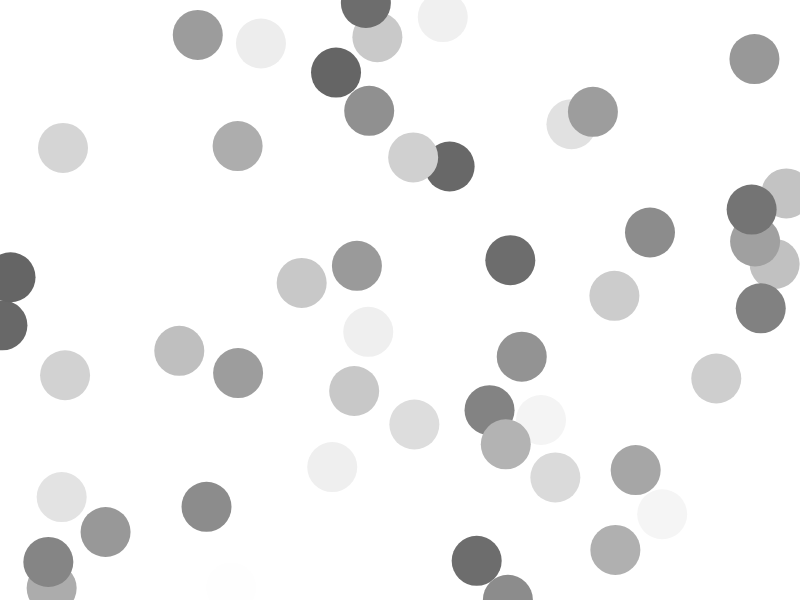
Frame 1 (no input)
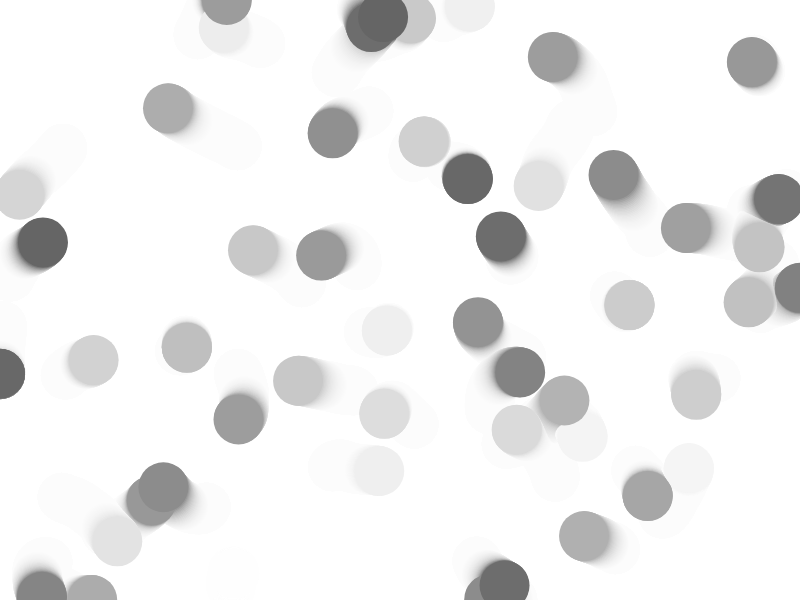
Frame 60 (no input)
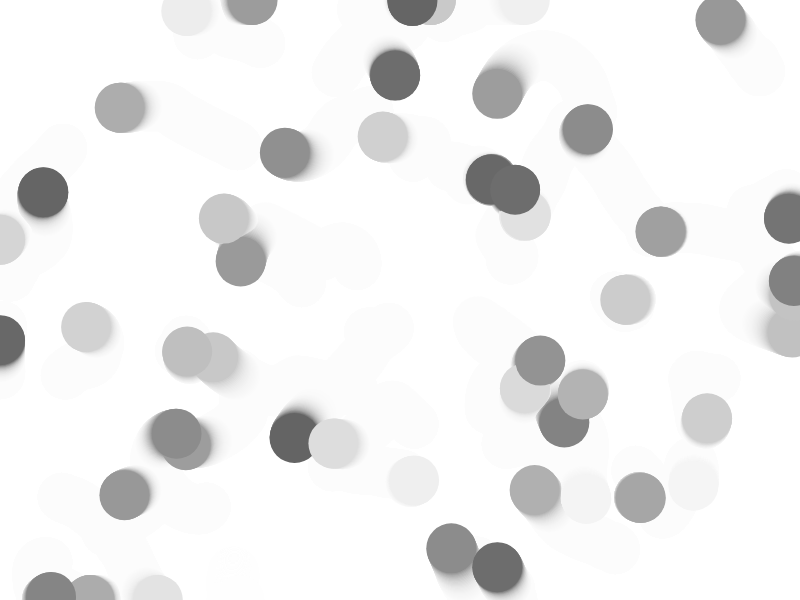
Frame 120 (the mouse pressed at the canvas centre since frame 60)

The p5.js sketch that drew these frames (run headless with seeded random() and noise() and a simulated clock; from frame 60 on, the mouse is pressed at the canvas centre):

// p5.js sketch
// ── sketch.js
let theWalkers = []

function setup() {
  createCanvas(800, 600);

  noiseDetail(24);

  for (let i = 0; i < 50; i ++){
    let temp = new NoiseWalker( random(width), random(height) )
    theWalkers.push( temp );
  }
}

function draw() {
  background(255, 30);

  theWalkers.forEach(each => {
    each.displayAndMove();
  })


}

class NoiseWalker {
  constructor(x,y){
    this.x = x;
    this.y = y;

    this.xOffset = random(0, 1000) //pick a spot on the curve to use when picking random values for movement
    this.yOffset = random(2000, 3000)

    this.red = random(100, 255);
    this.green = this.red
    this.blue = this.red

    this.size = 50;
  }

  displayAndMove(){
    noStroke()
    fill(this.red)
    ellipse(this.x, this.y, this.size, this.size)

    if (dist(this.x, this.y, mouseX, mouseY) < 50) {
      this.red = random(100, 255);
      this.green = random(100, 255);
      this.blue = random(100, 255);

      this.size -= 1;
      this.size = constrain(this.size, 0, 50)
    } else {
      this.size += 1
      this.size = constrain(this.size, 0, 50)
    }

    if(dist(this.x, this.y, mouseX, mouseY) < 150) {  // tip, i would even turn off the wander function and let it run
      if (mouseX < this.x) {  
        this.x += 2
      } 
      if (mouseX > this.x) {
        this.x -= 2
      }
      if (mouseY < this.y) {
        this.y +=2
      }
      if (mouseY > this.y) {
        this.y -=2 
      }
    }

    //step1 : pick a random value from the curve
    var value = noise( this.xOffset )   // [0, 1]

    //step2 : convert this into something meaningful
    // -2px up to 2px in speed
    var xMove = map( value, 0, 1, -2, 2 );

    //step3
    this.x += xMove

    // step4 : move on the noise curve so that the next time we pick a new related number
    this.xOffset += 0.01;

    //move up down
    let yNum = noise( this.yOffset )
    let yMove = map(yNum, 0, 1, -2, 2)
    this.y += yMove
    this.yOffset += 0.01

    this.x = constrain(this.x, 0, width)
    this.y = constrain(this.y, 0, height)
  }

  
  

}

// ── sketch.1.js
let offset = 1.0;

function setup() {
  createCanvas(800, 600);

  noiseDetail(24)
  // let num = noise(1.0)  //[0,1] 0 inclusive and 1 exclusive
}

function draw() {

  let num = noise( offset );
  
  console.log( num )
  

  // convert this noise value into bigger number
  // ellipse between 50px and 300px
  let size = map(num, 0, 1, 50, 300)

  ellipse(400, 300, size, size)
  offset += 0.01; 
}
